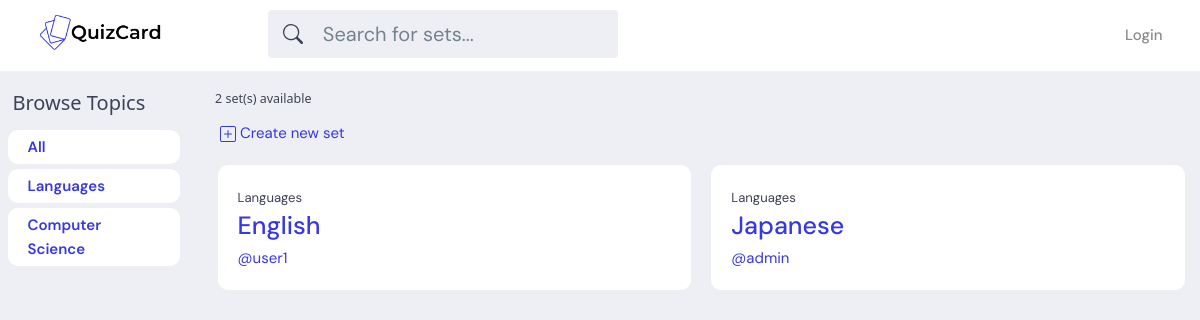
The page /?q=Languages on the database its author committed.
### base/models.py (models this page shows, shortened)
class Topic(models.Model):
    name = models.CharField(max_length=200)

class Set(models.Model):
    user = models.ForeignKey(User, on_delete=models.SET_NULL, null=True)
    topic = models.ForeignKey(Topic, on_delete=models.SET_NULL, null=True)
    name = models.CharField(max_length=200)
    updated = models.DateTimeField(auto_now=True)
    created = models.DateTimeField(auto_now_add=True)
    class Meta:
        ordering = ['-updated', '-created']

### base/views.py (the view)
# urls.py: path('', views.home, name="home"),
def home(request):
    q = request.GET.get('q') if request.GET.get('q') != None else ''
    sets = Set.objects.filter(
        Q(topic__name__icontains=q) |
        Q(name__icontains=q)
        )
    topics = Topic.objects.all()
    set_count = sets.count()
    context = {'sets':sets, 'topics':topics, 'set_count':set_count}
    return render(request, 'base/home.html', context)

### base/templates/base/home.html
{% extends 'main.html' %}
{% block content %}
<div class="row">
    <div class="topic-container col-2">
        {% include 'base/topics_bar.html' %}
    </div>
    <div class="feed-container col-10">
        <h5>{{set_count}} set(s) available</h5>
        <a class="create-set" href="{% url 'create-set' %}">
            <svg href="{% url 'create-set' %}" xmlns="http://www.w3.org/2000/svg" width="16" height="16" fill="currentColor" class="bi bi-plus-square" viewBox="0 0 16 16">
                <path d="M14 1a1 1 0 0 1 1 1v12a1 1 0 0 1-1 1H2a1 1 0 0 1-1-1V2a1 1 0 0 1 1-1h12zM2 0a2 2 0 0 0-2 2v12a2 2 0 0 0 2 2h12a2 2 0 0 0 2-2V2a2 2 0 0 0-2-2H2z"/>
                <path d="M8 4a.5.5 0 0 1 .5.5v3h3a.5.5 0 0 1 0 1h-3v3a.5.5 0 0 1-1 0v-3h-3a.5.5 0 0 1 0-1h3v-3A.5.5 0 0 1 8 4z"/>
            </svg>
            Create new set
        </a>
        {% include 'base/feed.html' %}
    </div>
</div>
{% endblock content %}

### base/templates/base/topics_bar.html
<h2>Browse Topics</h2>
<div class="topic-box fw-semibold">
    <a href="{% url 'home' %}">All</a>
</div>
{% for topic in topics %}
<div class="topic-box fw-semibold">
    <a href="{% url 'home' %}?q={{topic.name}}">{{topic.name}}</a>
</div>
{% endfor %}

### base/templates/base/feed.html (shortened to what this page needs)
<div class="row">
    {% for set in sets %}
        <div class="set-container col-6">
            <div class="set-box">
                <small>{{set.topic.name}}</small>
                <h1><a href="{% url 'set' set.id %}">{{set.name}}</a></h1>
                <a href="{% url 'user-profile' set.user.id %}">@{{set.user.username}}</a>
            </div>
        </div>
    {% endfor %}
</div>

### static/styles/styles.css (style rules this page uses)
:root { --color-main: #3738e2; --color-main-light: #0087FF; --color-dark: #3f4156; --color-dark-medium: #51546e; --color-dark-light: #696d97; --color-light: #fff; --color-gray: #8b8b8b; --color-light-gray: #b2bdbd; --color-bg: #edeff4; --color-success: #5dd693; --color-error: #fc4b0b; }
* { font-family: "DM Sans", -apple-system, BlinkMacSystemFont, "Segoe UI", Roboto, Oxygen, Ubuntu, Cantarell, "Open Sans", "Helvetica Neue", sans-serif; margin: 0; padding: 0; box-sizing: border-box; text-rendering: optimizeLegibility; font-size: inherit; }
html { font-size: 56.25%; }
@media only screen and (min-width: 1200px) { html { font-size: 62.5%; } }
body { line-height: 1.6; font-weight: 400; font-size: 1.5rem; color: var(--color-dark); background-color: var(--color-bg); }
a { display: inline-block; color: var(--color-main); text-decoration: none; }
.topic-container { padding: 1rem; }
.topic-container h2 { padding: 1rem; }
.feed-container { padding: 2rem; }
.feed-container .create-set { margin: 1rem 0.5rem; }
.set-container { min-height: 10.5rem; padding: 1rem; box-sizing: border-box }
.set-box { border-radius: 1rem; padding: 2rem; background-color: #fff; }
.topic-box { border-radius: 1rem; padding: 0.5rem 2rem 0.5rem 2rem; margin: 0.5rem; background-color: #fff; }

### rows shown on the page
Topic: name "Languages"
Topic: name "Computer Science"
Set: topic.name "Languages", name "English", user.username "user1"
Set: topic.name "Languages", name "Japanese", user.username "admin"

### other values the page prints
{{ set_count }} "2"
